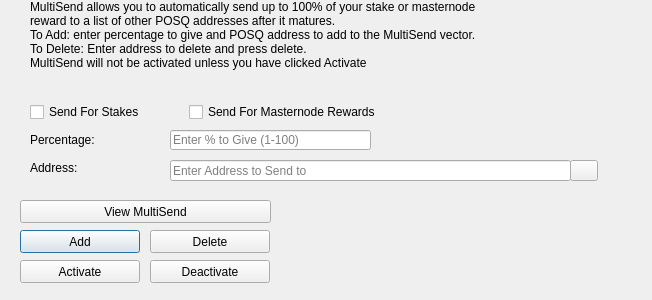
<?xml version="1.0" encoding="UTF-8"?>
<ui version="4.0">
 <class>MultiSendDialog</class>
 <widget class="QDialog" name="MultiSendDialog">
  <property name="windowModality">
   <enum>Qt::NonModal</enum>
  </property>
  <property name="geometry">
   <rect>
    <x>0</x>
    <y>0</y>
    <width>652</width>
    <height>300</height>
   </rect>
  </property>
  <property name="windowTitle">
   <string>MultiSend</string>
  </property>
  <widget class="QLineEdit" name="multiSendPercentEdit">
   <property name="geometry">
    <rect>
     <x>170</x>
     <y>130</y>
     <width>201</width>
     <height>20</height>
    </rect>
   </property>
   <property name="toolTip">
    <string>Enter whole numbers 1 - 100</string>
   </property>
   <property name="placeholderText">
    <string>Enter % to Give (1-100)</string>
   </property>
  </widget>
  <widget class="QLineEdit" name="multiSendAddressEdit">
   <property name="geometry">
    <rect>
     <x>170</x>
     <y>160</y>
     <width>401</width>
     <height>21</height>
    </rect>
   </property>
   <property name="toolTip">
    <string/>
   </property>
   <property name="placeholderText">
    <string>Enter Address to Send to</string>
   </property>
  </widget>
  <widget class="QLabel" name="label_2">
   <property name="geometry">
    <rect>
     <x>30</x>
     <y>0</y>
     <width>451</width>
     <height>121</height>
    </rect>
   </property>
   <property name="lineWidth">
    <number>1</number>
   </property>
   <property name="text">
    <string>MultiSend allows you to automatically send up to 100% of your stake or masternode reward to a list of other POSQ addresses after it matures.
To Add: enter percentage to give and POSQ address to add to the MultiSend vector.
To Delete: Enter address to delete and press delete.
MultiSend will not be activated unless you have clicked Activate</string>
   </property>
   <property name="alignment">
    <set>Qt::AlignLeading|Qt::AlignLeft|Qt::AlignTop</set>
   </property>
   <property name="wordWrap">
    <bool>true</bool>
   </property>
  </widget>
  <widget class="QLabel" name="message">
   <property name="geometry">
    <rect>
     <x>290</x>
     <y>200</y>
     <width>351</width>
     <height>91</height>
    </rect>
   </property>
   <property name="text">
    <string/>
   </property>
  </widget>
  <widget class="QPushButton" name="addButton">
   <property name="geometry">
    <rect>
     <x>20</x>
     <y>230</y>
     <width>120</width>
     <height>23</height>
    </rect>
   </property>
   <property name="toolTip">
    <string/>
   </property>
   <property name="statusTip">
    <string>Add to MultiSend Vector</string>
   </property>
   <property name="text">
    <string>Add</string>
   </property>
  </widget>
  <widget class="QPushButton" name="disableButton">
   <property name="geometry">
    <rect>
     <x>150</x>
     <y>260</y>
     <width>120</width>
     <height>23</height>
    </rect>
   </property>
   <property name="statusTip">
    <string>Deactivate MultiSend</string>
   </property>
   <property name="text">
    <string>Deactivate</string>
   </property>
  </widget>
  <widget class="QPushButton" name="addressBookButton">
   <property name="geometry">
    <rect>
     <x>570</x>
     <y>160</y>
     <width>28</width>
     <height>21</height>
    </rect>
   </property>
   <property name="toolTip">
    <string>Choose an address from the address book</string>
   </property>
   <property name="text">
    <string/>
   </property>
   <property name="icon">
    <iconset resource="../smrtc.qrc">
     <normaloff>:/icons/address-book</normaloff>:/icons/address-book</iconset>
   </property>
   <property name="shortcut">
    <string>Alt+A</string>
   </property>
   <property name="autoDefault">
    <bool>false</bool>
   </property>
  </widget>
  <widget class="QLabel" name="label">
   <property name="geometry">
    <rect>
     <x>30</x>
     <y>130</y>
     <width>121</width>
     <height>20</height>
    </rect>
   </property>
   <property name="toolTip">
    <string>Percentage of stake to send</string>
   </property>
   <property name="text">
    <string>Percentage:</string>
   </property>
  </widget>
  <widget class="QLabel" name="label_5">
   <property name="geometry">
    <rect>
     <x>30</x>
     <y>160</y>
     <width>111</width>
     <height>16</height>
    </rect>
   </property>
   <property name="toolTip">
    <string>Address to send portion of stake to</string>
   </property>
   <property name="text">
    <string>Address:</string>
   </property>
  </widget>
  <widget class="QPushButton" name="deleteButton">
   <property name="geometry">
    <rect>
     <x>150</x>
     <y>230</y>
     <width>120</width>
     <height>23</height>
    </rect>
   </property>
   <property name="toolTip">
    <string/>
   </property>
   <property name="statusTip">
    <string>Delete Address From MultiSend Vector</string>
   </property>
   <property name="text">
    <string>Delete</string>
   </property>
  </widget>
  <widget class="QPushButton" name="activateButton">
   <property name="geometry">
    <rect>
     <x>20</x>
     <y>260</y>
     <width>120</width>
     <height>23</height>
    </rect>
   </property>
   <property name="statusTip">
    <string>Activate MultiSend</string>
   </property>
   <property name="text">
    <string>Activate</string>
   </property>
  </widget>
  <widget class="QPushButton" name="viewButton">
   <property name="geometry">
    <rect>
     <x>20</x>
     <y>200</y>
     <width>251</width>
     <height>23</height>
    </rect>
   </property>
   <property name="toolTip">
    <string/>
   </property>
   <property name="statusTip">
    <string>View MultiSend Vector</string>
   </property>
   <property name="text">
    <string>View MultiSend</string>
   </property>
  </widget>
  <widget class="QWidget" name="horizontalLayoutWidget">
   <property name="geometry">
    <rect>
     <x>30</x>
     <y>100</y>
     <width>351</width>
     <height>24</height>
    </rect>
   </property>
   <layout class="QHBoxLayout" name="horizontalLayout">
    <item>
     <widget class="QCheckBox" name="multiSendStakeCheckBox">
      <property name="text">
       <string>Send For Stakes</string>
      </property>
     </widget>
    </item>
    <item>
     <widget class="QCheckBox" name="multiSendMasternodeCheckBox">
      <property name="text">
       <string>Send For Masternode Rewards</string>
      </property>
     </widget>
    </item>
   </layout>
  </widget>
 </widget>
 <resources>
  <include location="../smrtc.qrc"/>
 </resources>
 <connections/>
</ui>
